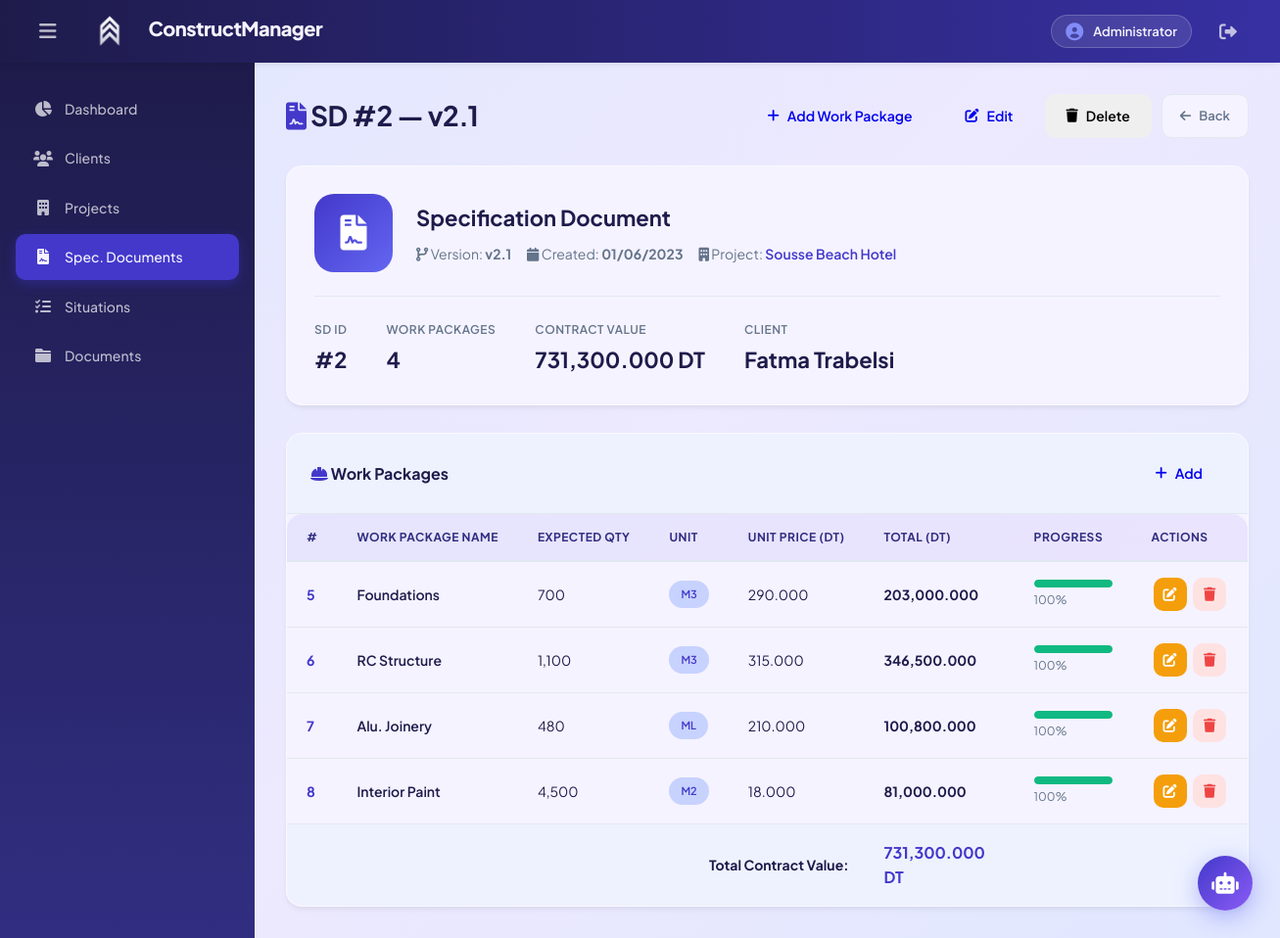
The page /index.php?controller=sd&action=view&id=2 (signed in) on the database its author committed.
### tables this page shows
CREATE TABLE Project (
    Project_id INT NOT NULL,
    Client_id INT NOT NULL,
    SD_id INT,
    Project_name VARCHAR(20),
    Budget DECIMAL(10,3),
    Project_start_date DATE,
    Project_expected_end_date DATE,
    PRIMARY KEY (Project_id),
    FOREIGN KEY (Client_id) REFERENCES Client(Client_id),
    FOREIGN KEY (SD_id) REFERENCES SD(SD_id)
);

CREATE TABLE SD (
    SD_id INT NOT NULL,
    date_creation DATE,
    Version VARCHAR(20),
    PRIMARY KEY (SD_id)
);

CREATE TABLE Client (
    Client_id INT NOT NULL,
    First_name VARCHAR(20),
    Last_name VARCHAR(20),
    Address VARCHAR(30),
    PRIMARY KEY (Client_id)
);

CREATE TABLE Work_P (
    WorkP_id INT NOT NULL,
    SD_id INT NOT NULL,
    WorkP_name VARCHAR(20),
    Expected_quantity INT,
    Measurment_unit VARCHAR(10),
    Unit_price DECIMAL(10,3),
    PRIMARY KEY (WorkP_id),
    FOREIGN KEY (SD_id) REFERENCES SD(SD_id)
);

### config/database.php (called while the page is built, shortened)
<?php
class Database {
    private $host = "localhost";
    private $db_name = "construction_management";
    private $username = "root";
    private $password = "";
    public function getConnection() {
        $this->conn = null;
        try {
            $this->conn = new PDO("mysql:host=" . $this->host . ";dbname=" . $this->db_name,
                                  $this->username, $this->password);
            $this->conn->setAttribute(PDO::ATTR_ERRMODE, PDO::ERRMODE_EXCEPTION);
            $this->conn->exec("set names utf8");
        } catch(PDOException $exception) {
            echo "Connection error: " . $exception->getMessage();
        }
        return $this->conn;
    }
}
?>

### models/SD.php (called while the page is built, shortened)
<?php
class SD {
    private $conn;
    private $table_name = "SD";
    public $SD_id;
    public function __construct($db) {
        $this->conn = $db;
    }
    public function readOne() {
        $query = "SELECT s.*, p.Project_id, p.Project_name, p.Budget, p.Client_id,
                         c.First_name, c.Last_name,
                         (SELECT COUNT(*) FROM Work_P wp WHERE wp.SD_id = s.SD_id) as work_count
                  FROM " . $this->table_name . " s
                  LEFT JOIN Project p ON p.SD_id = s.SD_id
                  LEFT JOIN Client c ON c.Client_id = p.Client_id
                  WHERE s.SD_id = ? LIMIT 1";
        $stmt = $this->conn->prepare($query);
        $stmt->bindParam(1, $this->SD_id);
        $stmt->execute();
        $row = $stmt->fetch(PDO::FETCH_ASSOC);
        return $row;
    }
    public function getWorkPackages() {
        $query = "SELECT wp.*,
                         COALESCE(MAX(a.Achieved_quantity), 0) as total_achieved,
                         CASE WHEN wp.Expected_quantity > 0
                              THEN ROUND(COALESCE(MAX(a.Achieved_quantity), 0) / wp.Expected_quantity * 100, 1)
                              ELSE 0 END as completion_rate
                  FROM Work_P wp
                  LEFT JOIN Achieve a ON wp.WorkP_id = a.WorkP_id
                  WHERE wp.SD_id = ?
                  GROUP BY wp.WorkP_id
                  ORDER BY wp.WorkP_id";
        $stmt = $this->conn->prepare($query);
        $stmt->bindParam(1, $this->SD_id);
        $stmt->execute();
        return $stmt;
    }
    public function getContractValue() {
        $query = "SELECT COALESCE(SUM(Expected_quantity * Unit_price), 0) as total
                  FROM Work_P WHERE SD_id = ?";
        $stmt = $this->conn->prepare($query);
        $stmt->bindParam(1, $this->SD_id);
        $stmt->execute();
        $row = $stmt->fetch(PDO::FETCH_ASSOC);
        return $row['total'] ?? 0;
    }
}
?>

### views/sd-details.php (the view, shortened to what this page needs)
<?php
require_once 'views/layout/header.php';
require_once 'views/layout/sidebar.php';
?>
<div class="page-container">
    <div class="page-header">
        <div>
            <h2><i class="fas fa-file-contract" style="color:var(--primary)"></i>
                SD #<?php echo $sd['SD_id']; ?> — <?php echo htmlspecialchars($sd['Version']); ?>
            </h2>
        </div>
        <div class="header-actions">
            <a href="index.php?controller=work&action=create&sd_id=<?php echo $sd['SD_id']; ?>" class="btn btn-success">
                <i class="fas fa-plus"></i> Add Work Package
            </a>
            <a href="index.php?controller=sd&action=edit&id=<?php echo $sd['SD_id']; ?>" class="btn btn-warning">
                <i class="fas fa-edit"></i> Edit
            </a>
            <button onclick="confirmDelete(<?php echo $sd['SD_id']; ?>)" class="btn btn-danger">
                <i class="fas fa-trash"></i> Delete
            </button>
            <a href="index.php?controller=sd&action=index" class="btn-back">
                <i class="fas fa-arrow-left"></i> Back
            </a>
        </div>
    </div>
    <div class="detail-card">
        <div class="detail-header">
            <div style="display:flex;align-items:center;gap:24px;flex:1">
                <div style="width:80px;height:80px;background:linear-gradient(135deg,var(--primary),var(--secondary));border-radius:20px;display:flex;align-items:center;justify-content:center;font-size:36px;color:white;">
                    <i class="fas fa-file-contract"></i>
                </div>
                <div>
                    <h3 style="margin:0;font-size:22px">Specification Document</h3>
                    <div style="display:flex;gap:16px;margin-top:8px;flex-wrap:wrap">
                        <span style="color:var(--gray);font-size:14px"><i class="fas fa-code-branch"></i> Version: <strong><?php echo htmlspecialchars($sd['Version']); ?></strong></span>
                        <span style="color:var(--gray);font-size:14px"><i class="fas fa-calendar"></i> Created: <strong><?php echo $sd['date_creation'] ? date('d/m/Y', strtotime($sd['date_creation'])) : '—'; ?></strong></span>
                        <?php if($sd['Project_name']): ?>
                        <span style="color:var(--gray);font-size:14px"><i class="fas fa-building"></i> Project:
                            <a href="index.php?controller=project&action=view&id=<?php echo $sd['Project_id']; ?>"
                               style="color:var(--primary);font-weight:600;text-decoration:none">
                                <?php echo htmlspecialchars($sd['Project_name']); ?>
                            </a>
                        </span>
                        <?php endif; ?>
                    </div>
                </div>
            </div>
        </div>
        <div class="detail-stats">
            <div class="stat-item">
                <span class="stat-label">SD ID</span>
                <span class="stat-value">#<?php echo $sd['SD_id']; ?></span>
            </div>
            <div class="stat-item">
                <span class="stat-label">Work Packages</span>
                <span class="stat-value"><?php echo $sd['work_count']; ?></span>
            </div>
            <div class="stat-item">
                <span class="stat-label">Contract Value</span>
                <span class="stat-value"><?php echo number_format($contract_value, 3); ?> DT</span>
            </div>
            <?php if($sd['First_name']): ?>
            <div class="stat-item">
                <span class="stat-label">Client</span>
                <span class="stat-value"><?php echo htmlspecialchars($sd['First_name'] . ' ' . $sd['Last_name']); ?></span>
            </div>
            <?php endif; ?>
        </div>
    </div>
    <div class="content-card" style="margin-top:24px">
        <div class="card-header" style="display:flex;justify-content:space-between;align-items:center">
            <h3><i class="fas fa-hard-hat text-primary"></i> Work Packages</h3>
            <a href="index.php?controller=work&action=create&sd_id=<?php echo $sd['SD_id']; ?>" class="btn btn-success btn-sm">
                <i class="fas fa-plus"></i> Add
            </a>
        </div>
        <div class="table-responsive">
            <table class="data-table">
                <thead>
                    <tr>
                        <th>#</th>
                        <th>Work Package Name</th>
                        <th>Expected Qty</th>
                        <th>Unit</th>
                        <th>Unit Price (DT)</th>
                        <th>Total (DT)</th>
                        <th>Progress</th>
                        <th>Actions</th>
                    </tr>
                </thead>
                <tbody>
                <?php if(empty($works)): ?>
                    <tr><td colspan="8" style="text-align:center;color:var(--gray);padding:32px">No work packages yet. <a href="index.php?controller=work&action=create&sd_id=<?php echo $sd['SD_id']; ?>">Add one →</a></td></tr>
                <?php else:
                    $grand_total = 0;
                    foreach($works as $w):
                        $line_total = $w['Expected_quantity'] * $w['Unit_price'];
                        $grand_total += $line_total;
                        $pct = min((float)$w['completion_rate'], 100);
                        $bar_color = $pct >= 100 ? 'var(--success)' : ($pct >= 60 ? 'var(--primary)' : ($pct >= 30 ? 'var(--warning)' : 'var(--danger)'));
                ?>
                    <tr>
                        <td style="font-weight:700;color:var(--primary)"><?php echo $w['WorkP_id']; ?></td>
                        <td style="font-weight:600"><?php echo htmlspecialchars($w['WorkP_name']); ?></td>
                        <td><?php echo number_format($w['Expected_quantity']); ?></td>
                        <td><span class="badge bg-primary-light"><?php echo htmlspecialchars($w['Measurment_unit']); ?></span></td>
                        <td><?php echo number_format($w['Unit_price'], 3); ?></td>
                        <td style="font-weight:700"><?php echo number_format($line_total, 3); ?></td>
                        <td style="min-width:120px">
                            <div style="background:var(--gray-lighter);border-radius:99px;height:8px;overflow:hidden">
                                <div style="width:<?php echo $pct; ?>%;background:<?php echo $bar_color; ?>;height:100%;border-radius:99px;transition:width 0.5s"></div>
                            </div>
                            <span style="font-size:12px;color:var(--gray)"><?php echo $pct; ?>%</span>
                        </td>
                        <td class="actions-cell">
                            <a href="index.php?controller=work&action=edit&id=<?php echo $w['WorkP_id']; ?>" class="btn-icon" style="background:var(--warning);color:#fff" title="Edit"><i class="fas fa-edit"></i></a>
                            <a href="index.php?controller=work&action=delete&id=<?php echo $w['WorkP_id']; ?>" class="btn-icon" style="background:#fee2e2;color:var(--danger)" title="Delete" onclick="return confirm('Delete this work package?')"><i class="fas fa-trash"></i></a>
                        </td>
                    </tr>
                <?php endforeach; ?>
                    <tr style="background:var(--light);font-weight:700">
                        <td colspan="5" style="text-align:right;padding-right:16px">Total Contract Value:</td>
                        <td style="color:var(--primary);font-size:16px"><?php echo number_format($grand_total, 3); ?> DT</td>
                        <td colspan="2"></td>
                    </tr>
                <?php endif; ?>
                </tbody>
            </table>
        </div>
    </div>
</div>
<?php require_once 'views/layout/footer.php'; ?>

### assets/css/style.css (style rules this page uses)
:root { --primary: #4338ca; --primary-dark: #312e81; --primary-light: #c7d2fe; --secondary: #6366f1; --accent: #06b6d4; --success: #10b981; --warning: #f59e0b; --danger: #ef4444; --info: #0ea5e9; --dark: #1e1b4b; --dark-secondary: #312e81; --dark-tertiary: #3730a3; --gray: #64748b; --gray-light: #94a3b8; --gray-lighter: #e2e8f0; --light: #eef2ff; --white: #f5f3ff; --glass: rgba(239, 238, 255, 0.9); --glass-dark: rgba(30, 27, 75, 0.95); --sidebar-width: 260px; --header-height: 64px; --radius: 16px; --radius-sm: 10px; --shadow: 0 4px 6px -1px rgba(0, 0, 0, 0.05), 0 2px 4px -1px rgba(0, 0, 0, 0.03); --shadow-lg: 0 20px 25px -5px rgba(0, 0, 0, 0.1), 0 10px 10px -5px rgba(0, 0, 0, 0.04); --transition: all 0.3s cubic-bezier(0.4, 0, 0.2, 1); }
* { margin: 0; padding: 0; box-sizing: border-box; }
body { font-family: 'Plus Jakarta Sans', sans-serif; background: linear-gradient(135deg, #e0e7ff 0%, #ede9fe 50%, #e0e7ff 100%); color: var(--dark); line-height: 1.6; -webkit-font-smoothing: antialiased; }
.dashboard-container, .page-container { max-width: 1400px; margin: 0 auto; }
.page-header { display: flex; align-items: center; justify-content: space-between; margin-bottom: 28px; }
.page-header h2 { font-size: 28px; font-weight: 700; color: var(--dark); letter-spacing: -0.5px; }
.header-actions { display: flex; gap: 10px; }
.content-card, .detail-card { background: var(--white); border-radius: var(--radius); box-shadow: var(--shadow); overflow: hidden; border: 1px solid rgba(255,255,255,0.5); }
.detail-card { padding: 28px; margin-bottom: 28px; }
.card-header { padding: 18px 24px; border-bottom: 1px solid var(--gray-lighter); background: var(--light); }
.card-header h3 { color: var(--dark); font-size: 16px; font-weight: 700; }
.detail-header { display: flex; align-items: flex-start; gap: 28px; justify-content: space-between; }
.detail-stats { display: flex; gap: 40px; margin-top: 24px; padding-top: 24px; border-top: 1px solid var(--gray-lighter); flex-wrap: wrap; }
.stat-item { text-align: left; }
.stat-label { display: block; color: var(--gray); font-size: 12px; font-weight: 600; text-transform: uppercase; letter-spacing: 0.5px; margin-bottom: 4px; }
.stat-value { display: block; font-size: 22px; font-weight: 700; color: var(--dark); }
.table-responsive { overflow-x: auto; border-radius: var(--radius); }
.data-table { width: 100%; border-collapse: collapse; }
.data-table thead { background: linear-gradient(135deg, rgba(99, 102, 241, 0.1), rgba(139, 92, 246, 0.1)); }
.data-table th { padding: 14px 20px; text-align: left; font-weight: 700; color: var(--dark-secondary); font-size: 12px; text-transform: uppercase; letter-spacing: 0.5px; border-bottom: 2px solid var(--gray-lighter); white-space: nowrap; }
.data-table td { padding: 16px 20px; border-bottom: 1px solid var(--gray-lighter); font-size: 14px; color: var(--dark); }
.data-table tbody tr { transition: var(--transition); }
.data-table tbody tr:last-child td { border-bottom: none; }
.actions-cell { white-space: nowrap; }
.actions-cell .btn-icon { margin: 0 2px; }
.badge { padding: 5px 12px; border-radius: 20px; font-size: 11px; font-weight: 600; text-transform: uppercase; display: inline-block; }
.bg-primary-light { background: var(--primary-light); color: var(--primary); }
.btn-icon { display: inline-flex; align-items: center; justify-content: center; width: 34px; height: 34px; border-radius: 10px; color: var(--primary); text-decoration: none; transition: var(--transition); background: var(--primary-light); }
.btn { padding: 11px 22px; border: none; border-radius: 10px; font-size: 14px; font-weight: 600; cursor: pointer; transition: var(--transition); display: inline-flex; align-items: center; gap: 8px; text-decoration: none; font-family: 'Plus Jakarta Sans', sans-serif; }
.btn-back { display: inline-flex; align-items: center; gap: 8px; padding: 10px 18px; background: var(--white); color: var(--gray); text-decoration: none; border-radius: 10px; font-weight: 600; border: 1px solid var(--gray-lighter); font-size: 13px; }
.text-primary { color: var(--primary); }
:root { --sidebar-collapsed-width: 64px; }

### rows shown on the page
project: SD.SD_id "2", SD.Version "v2.1", SD.date_creation "01/06/2023", Project_name "Sousse Beach Hotel", Client.Last_name "Fatma Trabelsi"
work_p: WorkP_id "5", WorkP_name "Foundations", Expected_quantity "700", Measurment_unit "M3", Unit_price "290.000", line_total "203,000.000", pct "100"
work_p: WorkP_id "6", WorkP_name "RC Structure", Expected_quantity "1,100", Measurment_unit "M3", Unit_price "315.000", line_total "346,500.000", pct "100"
work_p: WorkP_id "7", WorkP_name "Alu. Joinery", Expected_quantity "480", Measurment_unit "ML", Unit_price "210.000", line_total "100,800.000", pct "100"
work_p: WorkP_id "8", WorkP_name "Interior Paint", Expected_quantity "4,500", Measurment_unit "M2", Unit_price "18.000", line_total "81,000.000", pct "100"

### other values the page prints
$sd['work_count'] "4"
$contract_value "731,300.000"
$grand_total "731,300.000"
